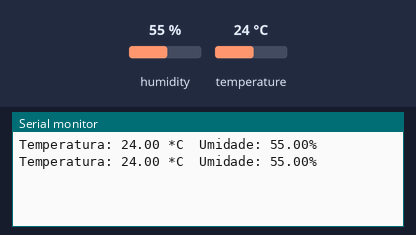
The sketch below on a simulated ESP32. Parts: the last lines printed to the serial monitor. The test bench sets the inputs (shaded band); at power-on: humidity 55 %, temperature 24 °C.

Above: at 4.8 s.
4.9 s: humidity set to 22 %
At 7.4 s:
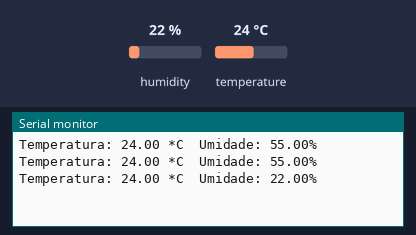
7.9 s: temperature set to 12 °C
At 8.5 s:
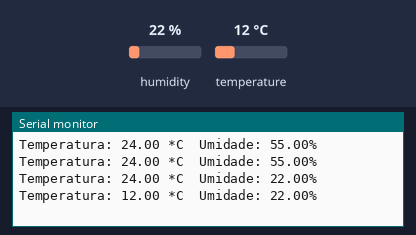
10.9 s: humidity set to 40 %
At 13.3 s:
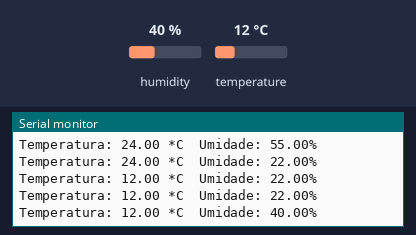
Timing chart, 0 to 14.8 s (numbered marks = the images above; inputs shaded):
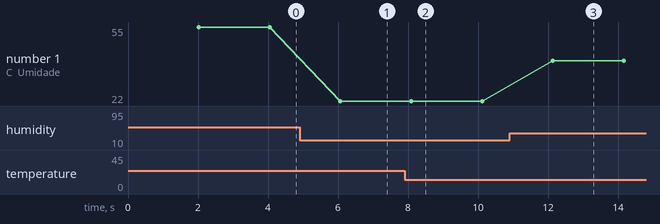

The sketch:

SENSOR_TEMPERATURA_UMIDADE.ino
```cpp
/**********************************************************************
* ESP32 - Utilizando o DHT11
* Mostrar os valores de Temperatura e Umidade no MOnitor Serial.
***********************************************************************/

// Inclui a biblioteca DHT que possui as funções dos sensores do tipo DHT
// (Adafruit sensor library)
#include "DHT.h"

const int pino_dht = 4; // pino onde o sensor DHT está conectado
float temperatura; // variável para armazenar o valor de temperatura
float umidade; // variável para armazenar o valor de umidade
DHT dht(pino_dht, DHT11); // define o pino e o tipo de DHT

void setup() {
  // Inicia e configura a Serial
  Serial.begin(115200);
  dht.begin(); // inicializa o sensor DHT
}

void loop() {
  // aguarda algunssegundos entre uma leitura e outra
  delay(2000); // 2 segundos (Datasheet)
  // A leitura da temperatura ou umidade pode levar 250ms
  // O atraso do sensor pode chegar a 2 segundos
  temperatura = dht.readTemperature(); // lê a temperatura em Celsius
  umidade = dht.readHumidity(); // lê a umidade

  // Se ocorreu alguma falha durante a leitura
  if (isnan(umidade) || isnan(temperatura)) {
    Serial.println("Falha na leitura do Sensor DHT!");
  }
  // Se não
  //Imprime o valor de temperatura
  else {
    Serial.print("Temperatura: ");
    Serial.print(temperatura);
    Serial.print(" *C");

    Serial.print("\t"); // tabulação

    // Imprime o valor de umidade
    Serial.print("Umidade: ");
    Serial.print(umidade);
    Serial.print("%\t");

    Serial.println(); // nova lista
  }
}
```

Measured:
- after the input at 4.9 s, the serial monitor: prints a new line after 1.2 s (image 1)
- after the input at 7.9 s, the serial monitor: prints a new line after 0.19 s (image 2)
- after the input at 10.9 s, the serial monitor: prints a new line after 1.2 s (image 3)
- plotted number 1: 55 → 22 after the input at 4.9 s, 22 → 40 after the input at 10.9 s
